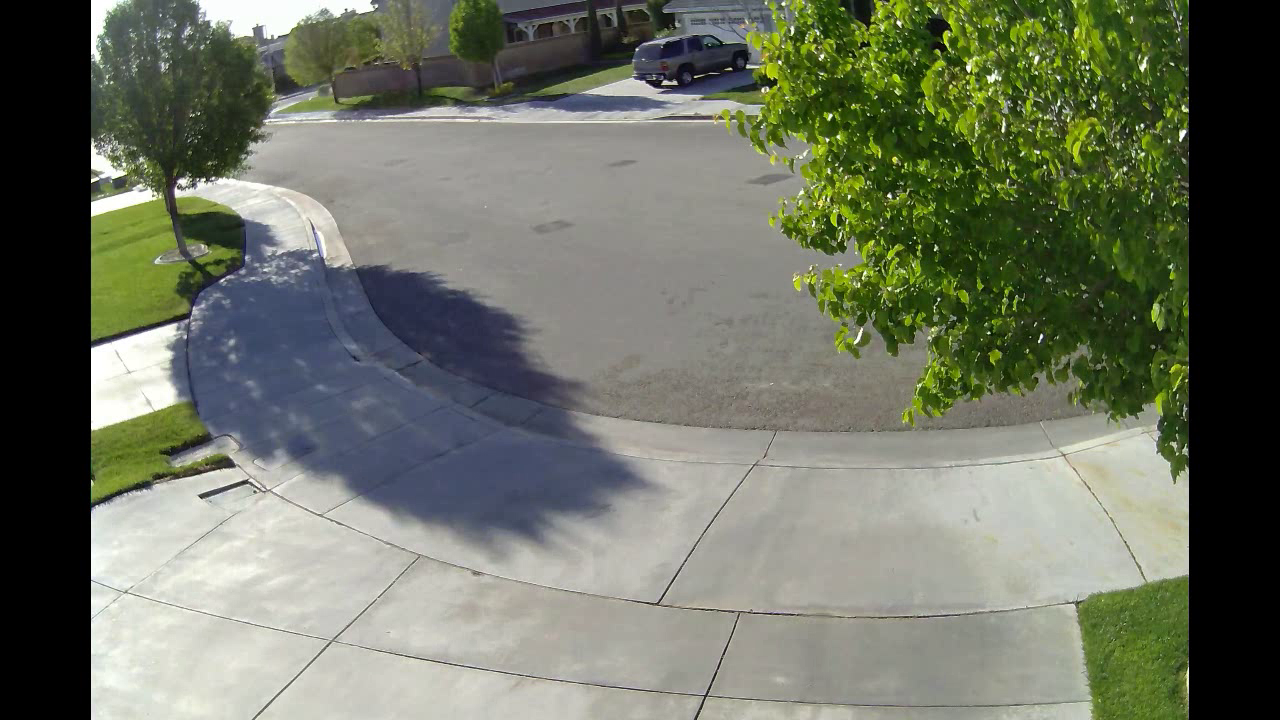
#> input picture motion_detection-master/background2.png, 1280 x 720 px
$ python motion_detection.py
#> lines starting #> are read from the running program, lines starting #| are printed output that depends on the picture; pictures that were not available may be replaced by others from this repository, and a replacement may not be noted
# it would track  the difference b/w image & video,
# with the help of countour we define that track anything biigetbigger than 10000 pixel which is a big body, not the leaves.
import cv2

background = cv2.imread("background2.png")
#> background is the input picture: shape (720, 1280, 3); mean B, G, R 99, 115.3, 109.8
background = cv2.cvtColor(background,cv2.COLOR_BGR2GRAY)
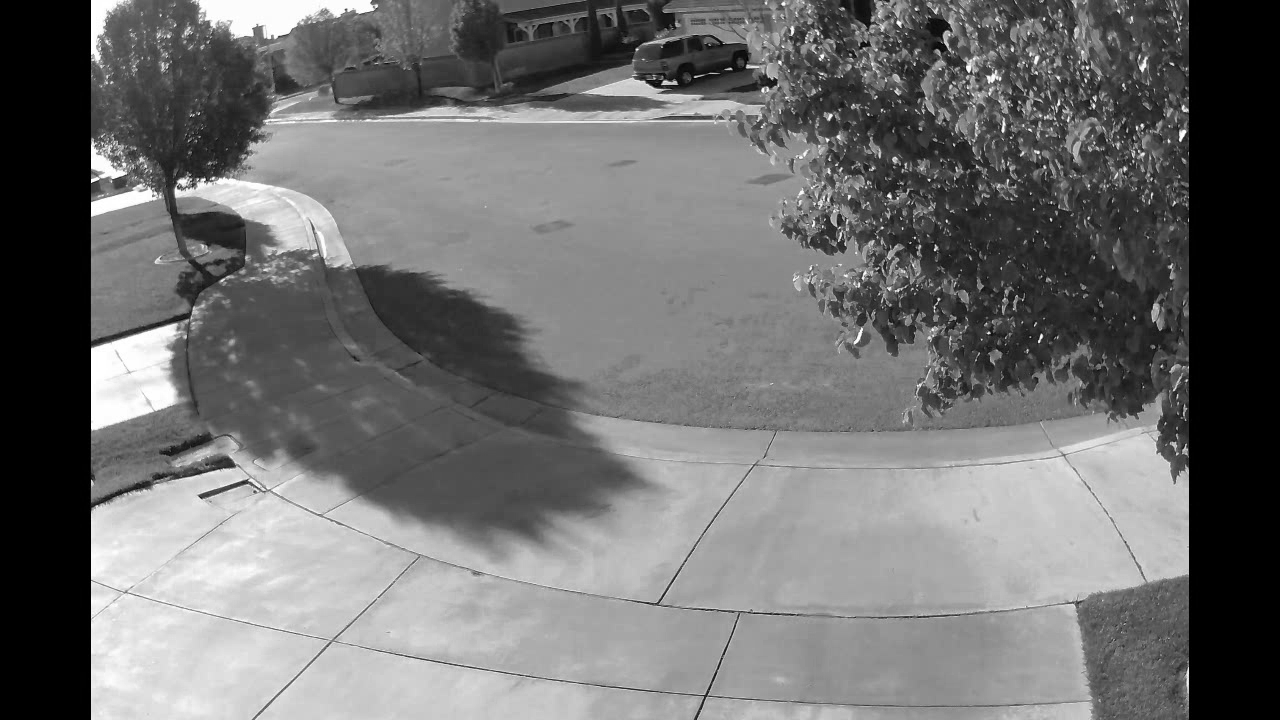
#> background: shape (720, 1280); min 0, max 255, mean 111.8
background = cv2.GaussianBlur(background,(21,21),0)
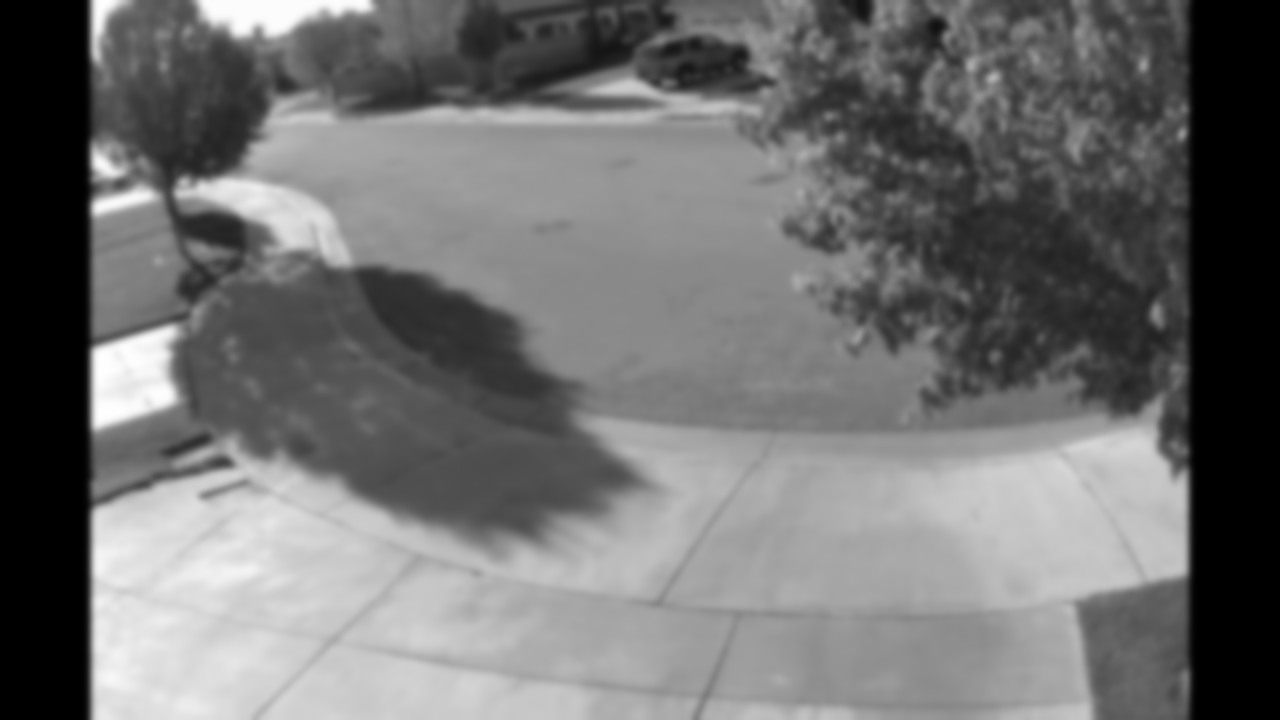
#> background: shape (720, 1280); min 0, max 255, mean 111.8

video = cv2.VideoCapture("test3.avi")

while True:
	status, frame = video.read()
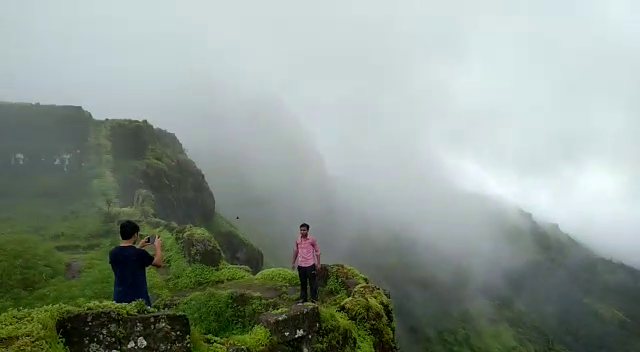
#> input picture frame 48 of motion_detection-master/VID-basic.mp4, 640 x 352 px, given in place of test3.avi, which was not available
#> frame is the input picture: shape (352, 640, 3); mean B, G, R 143.7, 152.6, 141.1
	gray = cv2.cvtColor(frame,cv2.COLOR_BGR2GRAY)
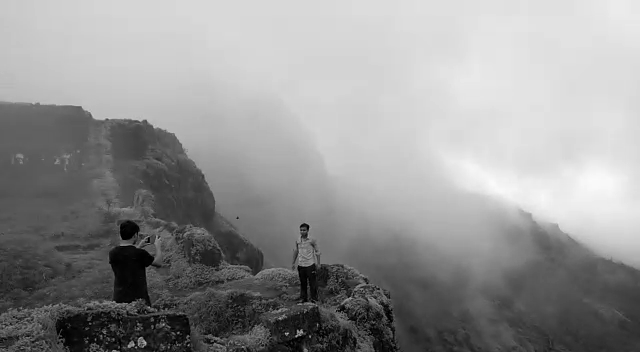
#> gray: shape (352, 640); min 0, max 250, mean 148.1
	gray = cv2.GaussianBlur(gray,(21,21), 0)
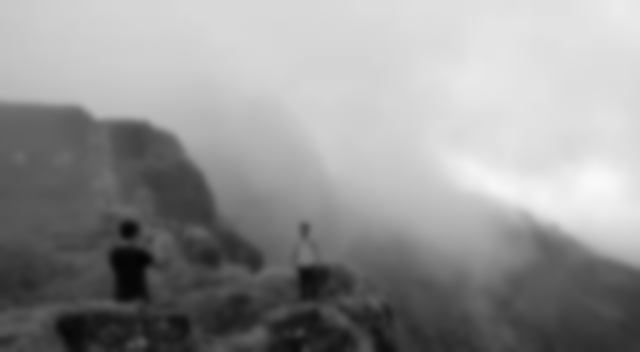
#> gray: shape (352, 640); min 3, max 249, mean 148.1

#> (the run stopped early here; a loop or call above may not have finished)
